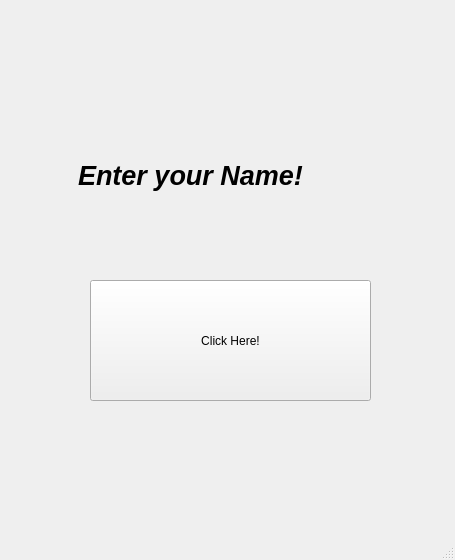
<?xml version="1.0" encoding="UTF-8"?>
<ui version="4.0">
 <class>MainWindow</class>
 <widget class="QMainWindow" name="MainWindow">
  <property name="geometry">
   <rect>
    <x>0</x>
    <y>0</y>
    <width>455</width>
    <height>560</height>
   </rect>
  </property>
  <property name="windowTitle">
   <string>MainWindow</string>
  </property>
  <widget class="QWidget" name="centralwidget">
   <widget class="QPushButton" name="pushButton">
    <property name="geometry">
     <rect>
      <x>90</x>
      <y>280</y>
      <width>281</width>
      <height>121</height>
     </rect>
    </property>
    <property name="text">
     <string>Click Here!</string>
    </property>
   </widget>
   <widget class="QLabel" name="label">
    <property name="geometry">
     <rect>
      <x>78</x>
      <y>110</y>
      <width>661</width>
      <height>131</height>
     </rect>
    </property>
    <property name="font">
     <font>
      <family>Ubuntu</family>
      <pointsize>20</pointsize>
      <weight>75</weight>
      <italic>true</italic>
      <bold>true</bold>
     </font>
    </property>
    <property name="text">
     <string>Enter your Name! </string>
    </property>
   </widget>
  </widget>
  <widget class="QMenuBar" name="menubar">
   <property name="geometry">
    <rect>
     <x>0</x>
     <y>0</y>
     <width>455</width>
     <height>29</height>
    </rect>
   </property>
  </widget>
  <widget class="QStatusBar" name="statusbar"/>
 </widget>
 <resources/>
 <connections/>
</ui>
